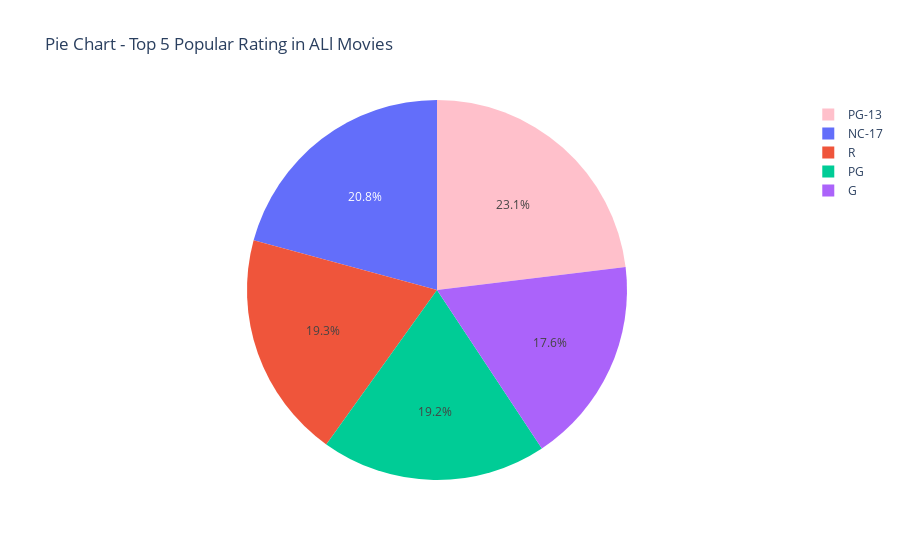

Notebook source saved alongside this figure:
### Code cell
# Visualize Data
from plotly.offline import init_notebook_mode,iplot
import plotly.graph_objects as go
import plotly.graph_objects as go


labels=['PG-13','NC-17','R','PG','G' ]
values=[233,210,195,194,178]

trace=go.Pie(labels=labels,values=values, marker=dict(colors=['pink']),hoverinfo="value")
data = [trace]
layout = go.Layout(title="Pie Chart - Top 5 Popular Rating in ALl Movies")
fig = go.Figure(data = data,layout = layout)

iplot(fig)

### Figure 1 — Plotly figure (JSON) as saved in the notebook; plotly's stock layout.template omitted (floating-point values rounded to 4 significant figures)
{"data": [{"hoverinfo": "value", "labels": ["PG-13", "NC-17", "R", "PG", "G"], "marker": {"colors": ["pink"]}, "type": "pie", "values": [233, 210, 195, 194, 178]}], "layout": {"title": {"text": "Pie Chart - Top 5 Popular Rating in ALl Movies"}}}
